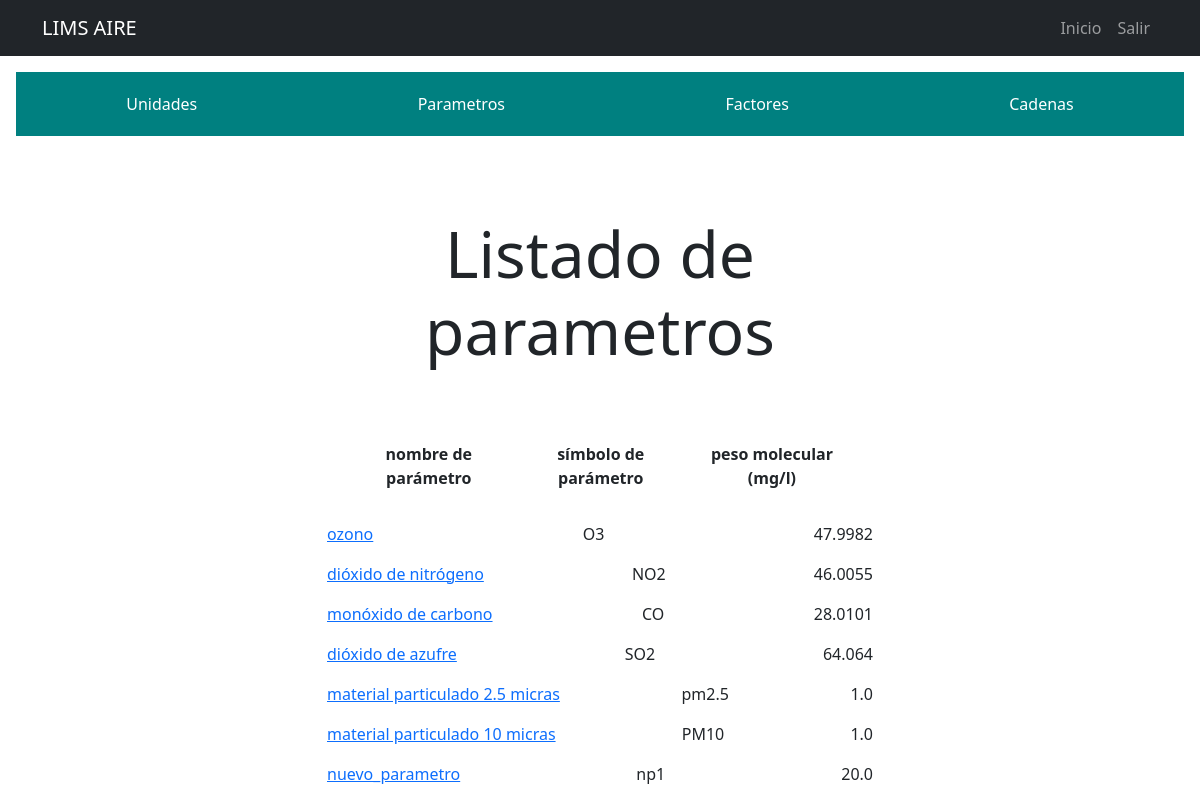
/listar_parametros/ (signed in), run on the app's committed database.
### LimsAire/models.py (models this page shows, shortened)
class Parametros(models.Model):
    nombre = models.CharField(max_length=200)
    simbolo = models.CharField(max_length=10, unique=True)
    pmolecular = models.FloatField(null=False, blank=False)
    fechacreacion = models.DateTimeField(auto_now_add=True)
    user = models.ForeignKey(User, on_delete=models.CASCADE)

### LimsAire/views.py (the view)
# urls.py: path('listar_parametros/', views.listar_parametros, name='listar_parametros'),
@login_required
def listar_parametros(request):
    lista_parametros = Parametros.objects.filter(user=request.user)
    return render(request, 'listar_parametros.html', {'lista_parametros': lista_parametros})

### LimsAire/templates/listar_parametros.html
{% extends 'base.html' %}
{% block content %}
<main class="container">
    <div class="row">
        <div class="col-md-6 offset-md-3">
            <h1 class="text-center display-3 py-5">Listado de parametros</h1>
            <header class="d-flex  justify-content-between">
                <p><b>nombre de parámetro</b></p>
                <p><b>símbolo de parámetro</b></p>
                <p><b>peso molecular (mg/l)</b></p>
            </header>
            <ul class="list-group">
                {% for parametro in lista_parametros %}
                    <div class="d-flex  justify-content-between">
                        <p><a href="{% url 'parametro_detail' parametro.id %}">{{parametro.nombre}}</a></p>
                        <p>{{parametro.simbolo}}</p>
                        <p>{{parametro.pmolecular}}</p>
                    </div>
                {% endfor %}
            </ul>
        </div>
    </div>
</main>
{% endblock %}

### LimsAire/templates/base.html (shortened to what this page needs)
<!DOCTYPE html>
{% load static %}
<html lang="en">
<head>
    <link rel="stylesheet" href="{% static 'style/style.css' %}">
    <link href="https://cdn.jsdelivr.net/npm/bootstrap@5.3.0/dist/css/bootstrap.min.css" rel="stylesheet">
</head>
<body>
    <nav class="navbar navbar-expand-lg bg-dark navbar-dark">
        <div class="container">
            <a class="navbar-brand" href="/">LIMS AIRE</a>
            <div class="collapse navbar-collapse" id="navbarNav">
                <ul class="navbar-nav ms-auto">
                    <li class="nav-item">
                        <a href="/" class="nav-link">Inicio</a>
                    </li>
                    {% if user.is_authenticated %}
                        <li class="nav-item">
                            <a href="/logout" class="nav-link">Salir</a>
                        </li>
                    {% endif %}
                </ul>
            </div>
        </div>
    </nav>
    {% if user.is_authenticated %}
    <nav class="nav-aplicacion">
        <ul class ="lista-navegacion">
            <li class ="item-navegacion"><a href="#">Unidades</a>
            </li>
            <li class ="item-navegacion"><a href="#">Parametros</a>
            </li>
            <li class ="item-navegacion"><a href="#">Factores</a>
            </li>
            <li class ="item-navegacion"><a href="#">Cadenas</a>
            </li>
        </ul>
    </nav>
    {% endif %}
    {% block content %}
    {% endblock %}
</body>
</html>

### LimsAire/static/style/style.css (style rules this page uses)
* { box-sizing: border-box; }
body { margin:0; padding:0; font-family:sans-serif; }
nav, main, header, footer { padding: 16px; text-align: center; }
.lista-navegacion { background-color: teal; align-items: center; min-height: 8vh; display:flex; flex-wrap: wrap; justify-content: space-between; justify-content: space-around; width: 100%; }
.lista-navegacion { margin:0; padding:0; list-style: none; }
.lista-navegacion li a { text-decoration: none; color: white; display:block; }

### data on the page
Parametros: nombre "ozono", simbolo "O3", pmolecular "47.9982"
Parametros: nombre "dióxido de nitrógeno", simbolo "NO2", pmolecular "46.0055"
Parametros: nombre "monóxido de carbono", simbolo "CO", pmolecular "28.0101"
Parametros: nombre "dióxido de azufre", simbolo "SO2", pmolecular "64.064"
Parametros: nombre "material particulado 2.5 micras", simbolo "pm2.5", pmolecular "1.0"
Parametros: nombre "material particulado 10 micras", simbolo "PM10", pmolecular "1.0"
Parametros: nombre "nuevo_parametro", simbolo "np1", pmolecular "20.0"
